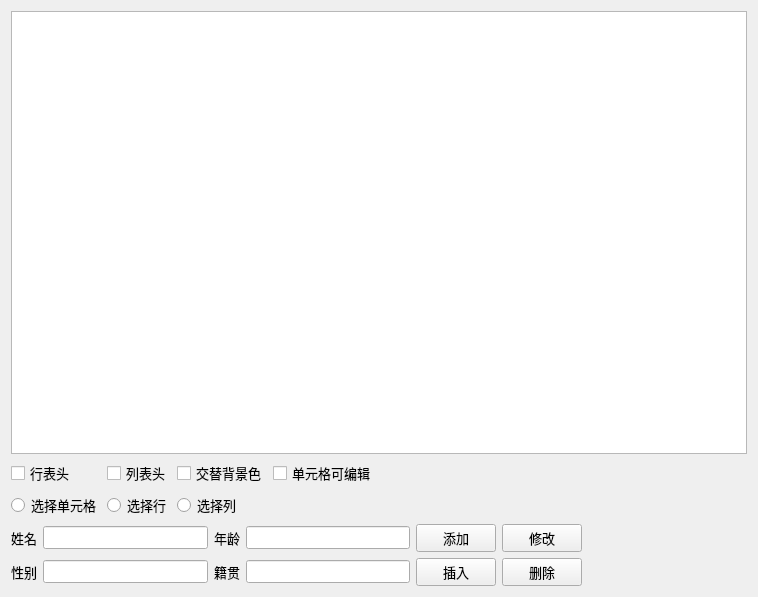
<?xml version="1.0" encoding="UTF-8"?>
<ui version="4.0">
 <class>MyWidget</class>
 <widget class="QWidget" name="MyWidget">
  <property name="geometry">
   <rect>
    <x>0</x>
    <y>0</y>
    <width>758</width>
    <height>597</height>
   </rect>
  </property>
  <property name="font">
   <font>
    <pointsize>10</pointsize>
   </font>
  </property>
  <property name="windowTitle">
   <string>MyWidget</string>
  </property>
  <layout class="QVBoxLayout" name="verticalLayout">
   <item>
    <widget class="QTableWidget" name="tblPerson"/>
   </item>
   <item>
    <layout class="QGridLayout" name="gridLayout">
     <item row="0" column="1">
      <widget class="QCheckBox" name="chkColumnHeader">
       <property name="text">
        <string>列表头</string>
       </property>
      </widget>
     </item>
     <item row="0" column="0">
      <widget class="QCheckBox" name="chkRowHeader">
       <property name="text">
        <string>行表头</string>
       </property>
      </widget>
     </item>
     <item row="0" column="3">
      <widget class="QCheckBox" name="chkCellEditable">
       <property name="text">
        <string>单元格可编辑</string>
       </property>
      </widget>
     </item>
     <item row="1" column="1">
      <widget class="QRadioButton" name="rdoSelectRow">
       <property name="text">
        <string>选择行</string>
       </property>
      </widget>
     </item>
     <item row="1" column="0">
      <widget class="QRadioButton" name="rdoSelectCell">
       <property name="text">
        <string>选择单元格</string>
       </property>
      </widget>
     </item>
     <item row="0" column="2">
      <widget class="QCheckBox" name="chkColor">
       <property name="text">
        <string>交替背景色</string>
       </property>
      </widget>
     </item>
     <item row="0" column="4">
      <spacer name="horizontalSpacer">
       <property name="orientation">
        <enum>Qt::Horizontal</enum>
       </property>
       <property name="sizeHint" stdset="0">
        <size>
         <width>40</width>
         <height>20</height>
        </size>
       </property>
      </spacer>
     </item>
     <item row="1" column="2">
      <widget class="QRadioButton" name="rdoSelectColumn">
       <property name="text">
        <string>选择列</string>
       </property>
      </widget>
     </item>
    </layout>
   </item>
   <item>
    <layout class="QGridLayout" name="gridLayout_2">
     <item row="0" column="4">
      <widget class="QPushButton" name="btnAdd">
       <property name="text">
        <string>添加</string>
       </property>
      </widget>
     </item>
     <item row="1" column="5">
      <widget class="QPushButton" name="btnDelete">
       <property name="text">
        <string>删除</string>
       </property>
      </widget>
     </item>
     <item row="0" column="5">
      <widget class="QPushButton" name="btnModify">
       <property name="text">
        <string>修改</string>
       </property>
      </widget>
     </item>
     <item row="1" column="3">
      <widget class="QLineEdit" name="edtHometown"/>
     </item>
     <item row="1" column="1">
      <widget class="QLineEdit" name="edtGender"/>
     </item>
     <item row="0" column="0">
      <widget class="QLabel" name="label">
       <property name="text">
        <string>姓名</string>
       </property>
      </widget>
     </item>
     <item row="0" column="3">
      <widget class="QLineEdit" name="edtAge"/>
     </item>
     <item row="1" column="4">
      <widget class="QPushButton" name="btnInsert">
       <property name="text">
        <string>插入</string>
       </property>
      </widget>
     </item>
     <item row="1" column="2">
      <widget class="QLabel" name="label_4">
       <property name="text">
        <string>籍贯</string>
       </property>
      </widget>
     </item>
     <item row="0" column="1">
      <widget class="QLineEdit" name="edtName"/>
     </item>
     <item row="0" column="2">
      <widget class="QLabel" name="label_3">
       <property name="text">
        <string>年龄</string>
       </property>
      </widget>
     </item>
     <item row="1" column="0">
      <widget class="QLabel" name="label_2">
       <property name="text">
        <string>性别</string>
       </property>
      </widget>
     </item>
     <item row="0" column="6">
      <spacer name="horizontalSpacer_2">
       <property name="orientation">
        <enum>Qt::Horizontal</enum>
       </property>
       <property name="sizeHint" stdset="0">
        <size>
         <width>40</width>
         <height>20</height>
        </size>
       </property>
      </spacer>
     </item>
    </layout>
   </item>
  </layout>
 </widget>
 <resources/>
 <connections/>
</ui>
